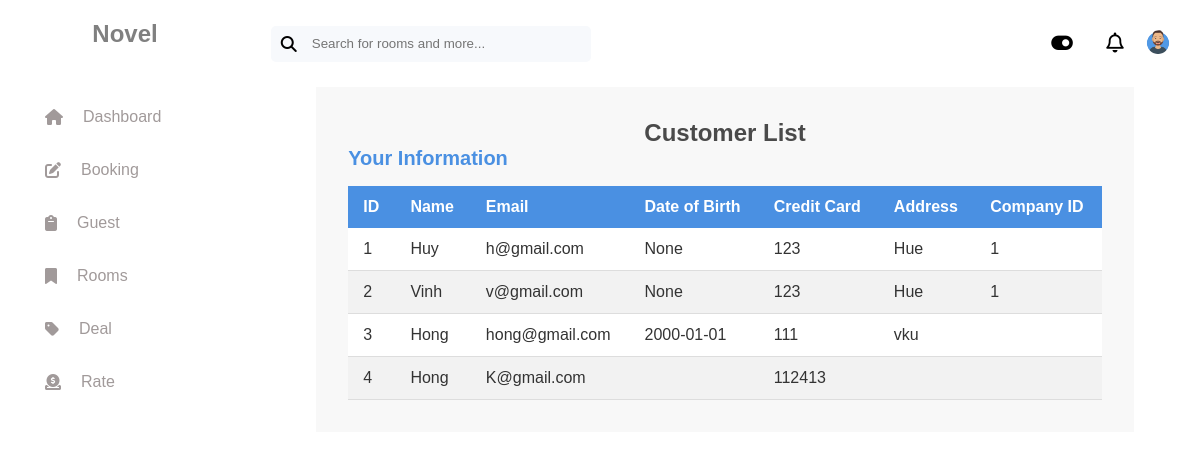
The page /customer (signed in) on the database as committed earlier.
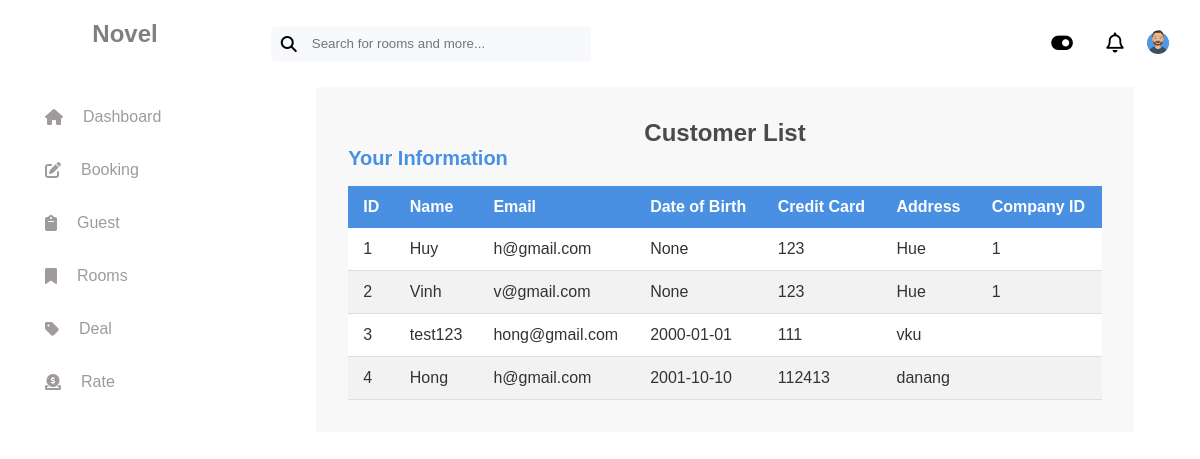
The same page on the database as committed later.
### tables this page shows
CREATE TABLE customer (
  customer_id INTEGER PRIMARY KEY AUTOINCREMENT,
  name TEXT NOT NULL,
  email TEXT,
  dob DATE,
  credit_card TEXT,
  address TEXT,
  company_id INTEGER
);

### app.py (the view)
@app.route('/customer', methods=["GET"])
def customer():
    try:
        conn = get_db_connection()
        customers = conn.execute("""SELECT *
                                    FROM customer""").fetchall()
        conn.close()
        if not customers:
            flash("No customer data!", "error")
            return redirect(url_for('index'))
        return render_template('customer.html', customers=customers)
    except Exception as e:
        flash(f"An error has occurred: {str(e)}", "error")
        return redirect(url_for('index'))

### app.py (called while the page is built)
@app.before_request
def check_authentication():
    if request.endpoint not in ['login', 'register'] and not session.get("logged_in"):
        return redirect(url_for("login"))

### database/database_function.py (called while the page is built)
def get_db_connection():
    conn = sqlite3.connect('hotel1.db')
    conn.row_factory = sqlite3.Row
    return conn

### templates/customer.html
{% extends "layout.html" %}
{% block stylesheets %}
    <link rel="stylesheet" href="{{ url_for('static', filename='css/customer.css') }}">
{% endblock %}
{% block content %}
    <div class="container">
        <h1>Customer List</h1>
        {% if customers %}
            <h3>Your Information</h3>
            <div class="table-responsive">
                <table class="table">
                    <thead>
                        <tr>
                            <th>ID</th>
                            <th>Name</th>
                            <th>Email</th>
                            <th>Date of Birth</th>
                            <th>Credit Card</th>
                            <th>Address</th>
                            <th>Company ID</th>
                        </tr>
                    </thead>
                    <tbody>
                        {% for customer in customers %}
                            <tr>
                                <td>{{ customer['customer_id'] }}</td>
                                <td>{{ customer['name'] }}</td>
                                <td>{{ customer['email'] }}</td>
                                <td>{{ customer['dob'] }}</td>
                                <td>{{ customer['credit_card'] }}</td>
                                <td>{{ customer['address'] }}</td>
                                <td>{{ customer['company_id'] }}</td>
                            </tr>
                        {% endfor %}
                    </tbody>
                </table>
            </div>
        {% else %}
            <p>No customer data to display.</p>
        {% endif %}
    </div>
{% endblock %}

### templates/layout.html (shortened to what this page needs)
<!DOCTYPE html>
<html lang="en">
    <head>
        <link rel="stylesheet" href="{{ url_for('static', filename='css/layout.css') }}" />
        {% block stylesheets %} {% endblock %}
    </head>
    <body>
        <aside class="sidebar">
            <h2>Novel</h2>
            <nav class="navigation">
                <ul>
                    <li>
                        <a href="{{ url_for('index') }}"><i class="fa-solid fa-house"></i>Dashboard</a>
                    </li>
                    <li>
                        <a href="{{ url_for('booking') }}"><i class="fa-solid fa-pen-to-square"></i>Booking</a>
                    </li>
                    <li>
                        <a href="{{ url_for('customer') }}"><i class="fa-solid fa-clipboard"></i>Guest</a>
                    </li>
                    <li>
                        <a href="{{ url_for('list_room') }}"><i class="fa-solid fa-bookmark"></i>Rooms</a>
                    </li>
                    <li>
                        <a href="#"><i class="fa-solid fa-tag"></i>Deal</a>
                    </li>
                    <li>
                        <a href="#"><i class="fa-solid fa-circle-dollar-to-slot"></i>Rate</a>
                    </li>
                </ul>
            </nav>
        </aside>
        <main>
            <header>
                <div class="header-top">
                    <div class="header-top-input">
                        <i class="fa-solid fa-magnifying-glass" style="font-size: 1rem; font-weight: bold"></i>
                        <input type="text" placeholder="Search for rooms and more..." />
                    </div>
                    <div class="header-top-sub">
                        <div class="dark-mode-container">
                            <button id="dark-mode-toggle">
                                <i class="fa-solid fa-toggle-on"></i>
                            </button>
                        </div>
                        <div class="notification-badge">
                            <i class="fa-regular fa-bell"></i>
                        </div>
                        <div class="user-profile">
                            {% if session.get('customer_name') %}
                            <a href="{{ url_for('profile') }}"><img alt="user" src="../static/avatar-2.png" /></a>
                            {% else %}
                            <li>
                                <a href="{{ url_for('login') }}"><img alt="user" src="../static/avatar-2.png" /></a>
                            </li>
                            {% endif %}
                        </div>
                    </div>
                </div>
            </header>
            {% block content %}{% endblock %}
        </main>
    </body>
</html>

### static/css/layout.css (style rules this page uses)
* { margin: 0; padding: 0; box-sizing: border-box; }
body { display: flex; font-family: Arial, Helvetica, sans-serif; }
main { flex: 1; padding: 1.3rem; min-height: 100vh; }
.sidebar { background-color: #fff; color: gray; padding: 20px; max-width: 250px; width: 250px; }
.sidebar h2 { text-align: center; margin-bottom: 50px; }
.sidebar .navigation ul { list-style: none; padding: 0; }
.sidebar .navigation ul li { margin: 15px 0; padding: 0 15px; }
.sidebar .navigation ul li a { display: flex; align-items: center; gap: 20px; text-decoration: none; color: rgb(161, 154, 154); padding: 10px; }
i { transition: color 0.3s ease; }
.header-top { display: flex; justify-content: space-between; }
.header-top-input { display: flex; gap: 15px; align-items: center; background-color: rgb(247, 249, 252); padding: 10px; border-radius: 5px; margin: 5px 0; width: 20rem; }
.header-top-input input { border: 0; background-color: rgb(247, 249, 252); width: 100%; }
.header-top-sub { display: flex; justify-content: space-between; align-items: center; width: 8rem; }
.user-profile { max-width: 100px; max-height: 60px; border-radius: 50%; overflow: hidden; display: flex; justify-content: center; align-items: center; }
.dark-mode-container { margin-right: 20px; }
.dark-mode-container button { border: 0; background-color: transparent; font-size: larger; }
.user-profile img { width: 100%; height: 24px; border-radius: 50%; }
.notification-badge i { font-size: 1.25rem; }

### static/css/customer.css (style rules this page uses)
.container { width: 90%; padding: 2rem; margin: 20px auto; background-color: #f8f8f8; }
.container h1 { text-align: center; font-size: 24px; color: #4a4a4a; }
h3 { font-size: 20px; color: #4a90e2; }
.table { width: 100%; border-collapse: collapse; margin-top: 1rem; }
.table thead th { background-color: #4a90e2; color: white; padding: 12px 15px; text-align: left; font-weight: bold; }
.table tbody tr { background-color: #fff; border-bottom: 1px solid #ddd; }
.table tbody tr:nth-child(even) { background-color: #f2f2f2; }
.table tbody td { padding: 12px 15px; color: #333; }
.table-responsive { overflow-x: auto; }

Rows that differ between the two databases and show on the page:
changed customer "hong@gmail.com": name "Hong" → "test123"
changed customer "Hong": email "K@gmail.com" → "h@gmail.com"; dob (not shown) → "2001-10-10"; address (not shown) → "danang"
